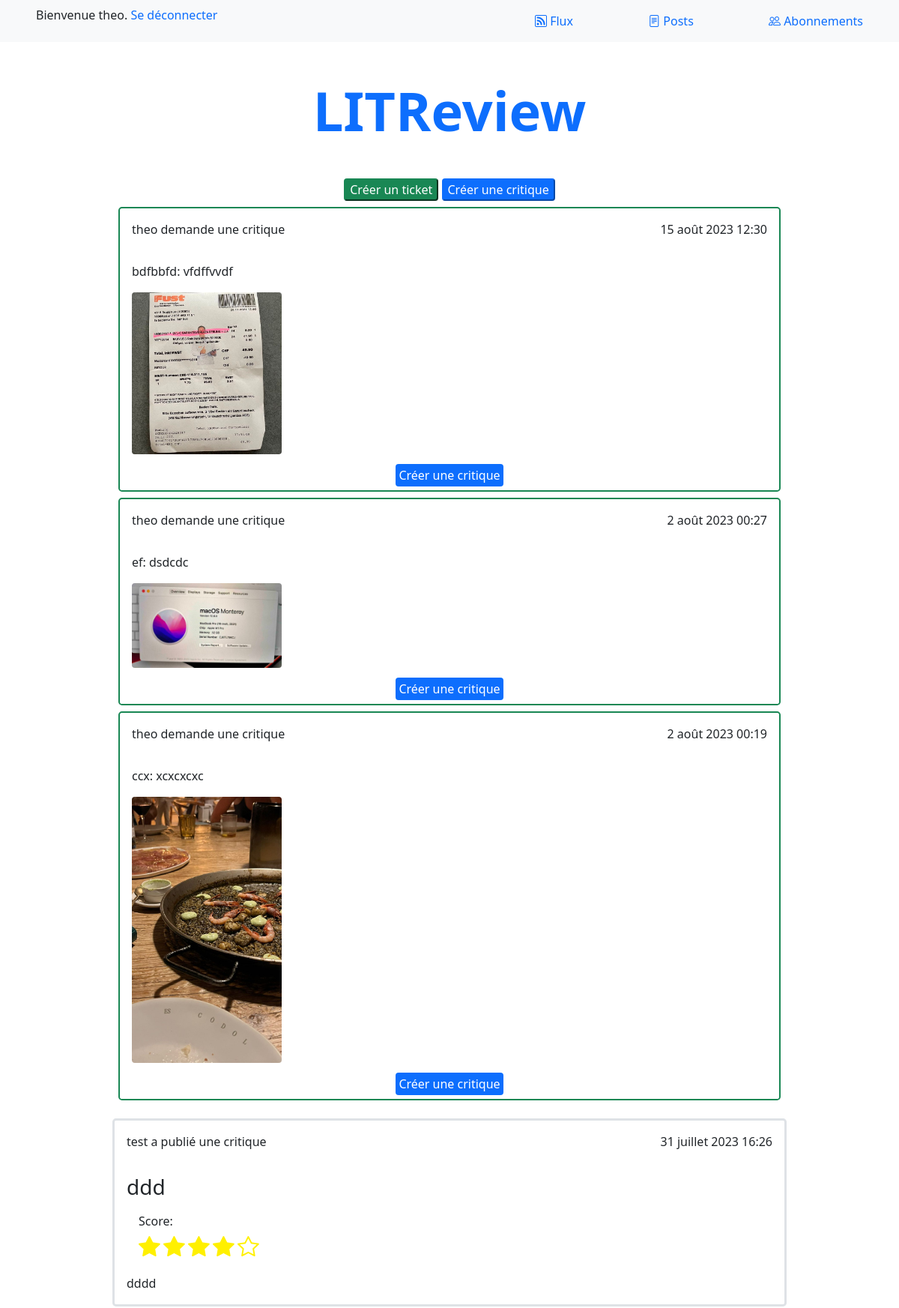
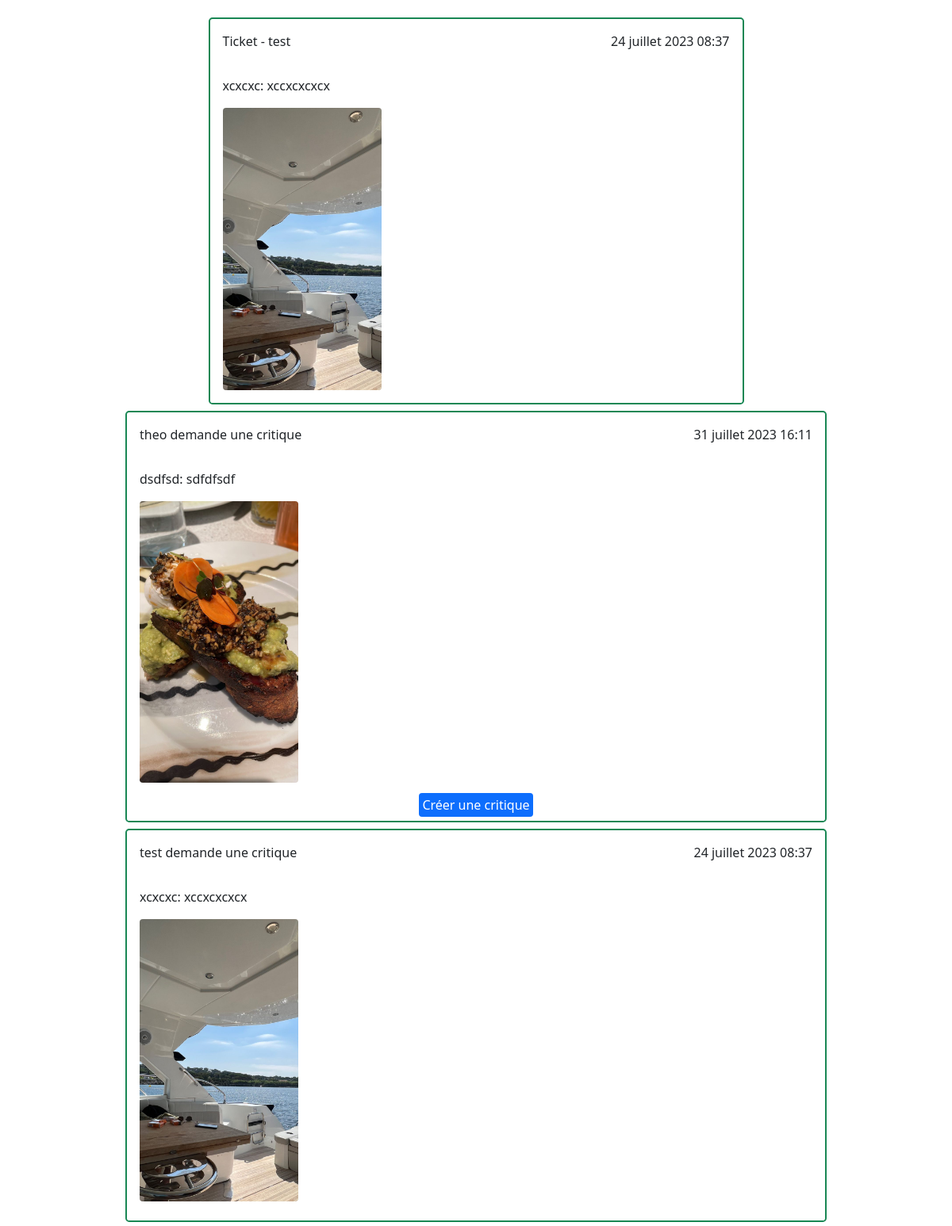
The app's page /flux/ (signed in, upper part) with its own data (2 pictures, top to bottom).
### authentication/models.py (models this page shows)
class User(AbstractUser):
    pass

### website/models.py (models this page shows, shortened)
class Ticket(models.Model):
    objects = models.Manager()
    title = models.CharField(max_length=128, db_index=True)
    description = models.TextField(max_length=2048, blank=True)
    user = models.ForeignKey(settings.AUTH_USER_MODEL, on_delete=models.CASCADE)
    image = models.ImageField(null=True, blank=True)
    time_created = models.DateTimeField(auto_now_add=True)

class Review(models.Model):
    objects = models.Manager()
    ticket = models.ForeignKey(Ticket, on_delete=models.CASCADE)
    rating = models.PositiveSmallIntegerField(validators=[MinValueValidator(0), MaxValueValidator(5)])
    headline = models.CharField(max_length=128)
    body = models.TextField(max_length=8192, blank=True)
    user = models.ForeignKey(settings.AUTH_USER_MODEL, on_delete=models.CASCADE)
    time_created = models.DateTimeField(auto_now_add=True)

### website/views.py (the view)
# urls.py: path('flux/', website.views.flux, name='flux'),
@login_required
def flux(request):
    users_followed_ids = UserFollows.objects.filter(user=request.user).values_list('followed_user', flat=True)
    reviews_followed = Review.objects.filter(
        Q(user__in=users_followed_ids) | Q(ticket__user__in=users_followed_ids)
    ).select_related('user', 'ticket').annotate(content_type=Value('REVIEW', CharField()))
    tickets_user_and_followed = Ticket.objects.filter(
        Q(user=request.user) | Q(user__in=users_followed_ids)
    ).annotate(content_type=Value('TICKET', CharField()))
    posts = sorted(chain(reviews_followed, tickets_user_and_followed),
                   key=lambda post: post.time_created, reverse=True)
    tickets_already_answer = tickets_user_and_followed.filter(review__in=reviews_followed)
    return render(request, 'website/flux.html', context={'posts': posts, 'tickets_already_answer': tickets_already_answer})

### website/templates/website/flux.html (shortened to what this page needs)
{% extends 'base.html' %}
{% block content %}
<section>
    <button class="btn-success rounded" onclick="window.location.href = '{% url 'create_ticket' %}';">
        Créer un ticket
    </button>
    <button class="btn-primary rounded" onclick="window.location.href = '{% url 'create_review' %}';">
        Créer une critique
    </button>
</section>
<section>
    {% for post in posts %}
        {% if post.content_type == 'REVIEW' %}
            <div class="border border-3 rounded-3 my-4">
                <div class="d-flex justify-content-between m-3">
                    <p>{{ post.user }} a publié une critique</p>
                    <p>{{ post.time_created }}</p>
                </div>
                <h3 class="text-start m-3">{{ post.headline }}</h3>
                <div class="text-start mx-3">
                    {% with filled_stars=post.rating %}
                        <p class="text-start mx-3 mb-0">Score:</p>
                        <div class="text-start mx-3">
                            {% for _ in '12345'|make_list %}
                                {% if forloop.counter <= filled_stars %}
                                    <i class="bi bi-star-fill" style="font-size: 1.8rem; color: #FFF000;"></i>
                                {% else %}
                                    <i class="bi bi-star" style="font-size: 1.8rem; color: #FFF000;"></i>
                                {% endif %}
                            {% endfor %}
                        </div>
                    {% endwith %}
                </div>
                <p class="text-start m-3">{{ post.body }}</p>
            </div>
            <div class="border border-success border-2 rounded-3 m-2 w-75 mx-auto">
                <div class="d-flex justify-content-between m-3">
                    <p>Ticket - {{ post.ticket.user }}</p>
                    <p>{{ post.ticket.time_created }}</p>
                </div>
                <div>
                    <p class="text-start m-3">{{ post.ticket.title }}: {{ post.ticket.description }}</p>
                    {% if post.ticket.image %}
                        <img src="{{ post.ticket.image.url }}" class="d-flex justify-content-between m-3 rounded" style="width: 200px; height: auto;">
                    {% endif %}
                </div>
            </div>
        {% else %}
            <div class="border border-success border-2 rounded-3 m-2 pb-2">
                <div class="d-flex justify-content-between m-3">
                    <p>{{ post.user }} demande une critique</p>
                    <p>{{ post.time_created }}</p>
                </div>
                <p class="text-start m-3">{{ post.title }}: {{ post.description }}</p>
                {% if post.image %}
                    <img src="{{ post.image.url }}" class="d-flex justify-content-between m-3 rounded" style="width: 200px; height: auto;">
                {% endif %}
                {% if post not in tickets_already_answer %}
                    <a href="{% url 'create_review_from_ticket' post.id %}" class="text-decoration-none btn-primary rounded p-1">Créer une critique</a>
                {% endif %}
            </div>
        {% endif %}
    {% endfor %}
</section>
{% endblock %}

### templates/base.html (shortened to what this page needs)
<!DOCTYPE html>
<html lang="fr">
<head>
    <link rel="stylesheet" href="https://cdn.jsdelivr.net/npm/bootstrap-icons@1.8.3/font/bootstrap-icons.css">
    <link href="https://cdn.jsdelivr.net/npm/bootstrap@5.0.2/dist/css/bootstrap.min.css" rel="stylesheet"
>
</head>
<body>
    <header>
        {% if user.is_authenticated %}
        <nav class="navbar navbar-light bg-light d-flex justify-content-between">
            <p class="mx-5">Bienvenue {{request.user}}.
            <a class="text-decoration-none" href="{% url 'logout' %}">Se déconnecter</a></p>
            <div>
                <a class="text-decoration-none mx-5" href="{% url 'flux' %}"><i class="bi bi-rss"></i> Flux</a>
                <a class="text-decoration-none mx-5" href="{% url 'posts' %}"><i class="bi bi-file-text"></i> Posts</a>
                <a class="text-decoration-none mx-5" href="{% url 'follow_users' %}"><i class="bi bi-people"></i> Abonnements</a>
            </div>
        </nav>
        {% endif %}
        <h1 class="my-5 text-primary display-2 text-center fw-bold">LITReview</h1>
    </header>
    <section class="mx-auto w-75 text-center">
        {% block content %}
        {% endblock %}
    </section>
</body>
</html>

### records on screen
User: user "theo"
Ticket: user "theo", time_created "15 août 2023 12:30", title "bdfbbfd", description "vfdffvvdf", image (picture), shows "Créer une critique"
Ticket: user "theo", time_created "2 août 2023 00:27", title "ef", description "dsdcdc", image (picture), shows "Créer une critique"
Ticket: user "theo", time_created "2 août 2023 00:19", title "ccx", description "xcxcxcxc", image (picture), shows "Créer une critique"
Review: user "test", time_created "31 juillet 2023 16:26", headline "ddd", rating 4 (drawn), body "dddd", ticket.user "test", ticket.time_created "24 juillet 2023 08:37", ticket "xcxcxc", ticket.description "xccxcxcxcx", ticket.image (picture)
Ticket: user "theo", time_created "31 juillet 2023 16:11", title "dsdfsd", description "sdfdfsdf", image (picture), shows "Créer une critique"
Ticket: user "test", time_created "24 juillet 2023 08:37", title "xcxcxc", description "xccxcxcxcx", image (picture)
